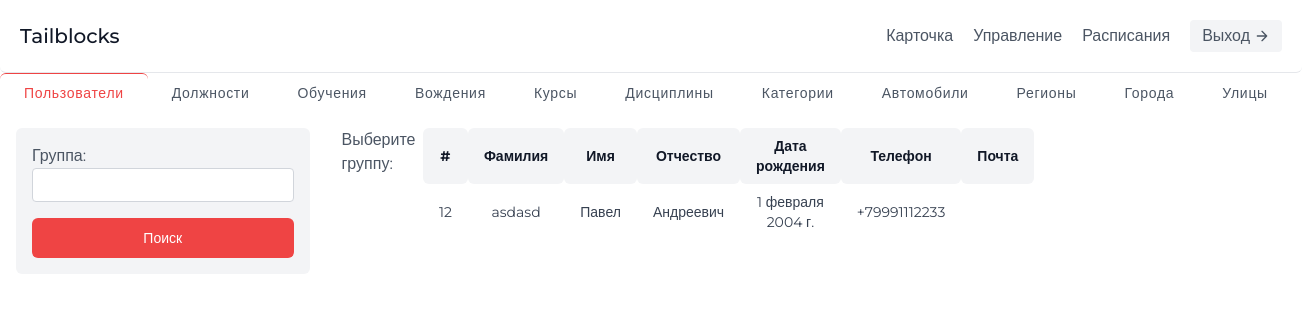
The page /by-groups/ on the database as committed earlier.
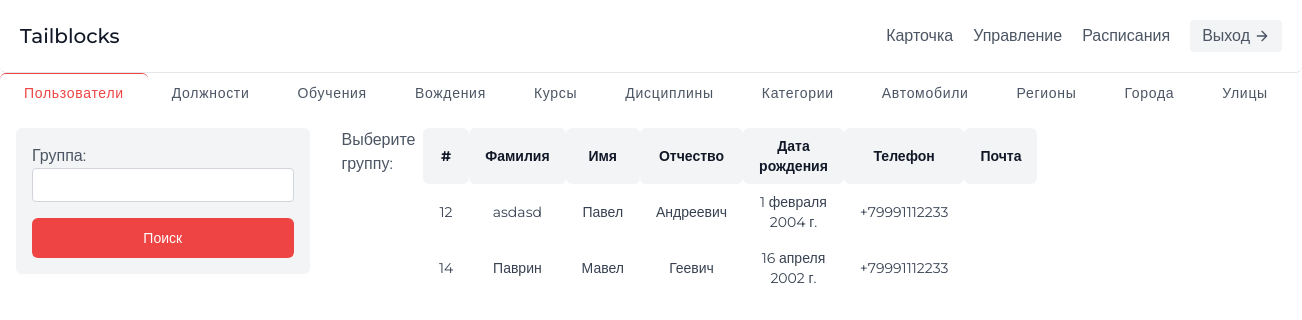
The same page on the database as committed later.
### app/models.py (models this page shows, shortened)
class User(AbstractUser):
    patronymic = models.CharField(blank=True, null=True, max_length=255, verbose_name='Отчество')
    date_of_birthday = models.DateField(blank=True, null=True, verbose_name='Дата рождения')
    passport_series = models.IntegerField(blank=True, null=True, verbose_name='Серия')
    passport_number = models.IntegerField(blank=True, null=True, verbose_name='Номер')
    date_references = models.DateField(blank=True, null=True, verbose_name='Дата выдачи')
    by_whom = models.CharField(blank=True, null=True, max_length=255, verbose_name='Кем выдан')
    id_region = models.ForeignKey(Region, on_delete=models.CASCADE, blank=True, null=True, verbose_name='Регион')
    id_city = models.ForeignKey(City, on_delete=models.CASCADE, blank=True, null=True, verbose_name='Город')
    id_street = models.ForeignKey(Street, on_delete=models.CASCADE, blank=True, null=True, verbose_name='Улица')
    house = models.CharField(blank=True, null=True, max_length=4, verbose_name='Дом')
    apartment = models.IntegerField(blank=True, null=True, verbose_name='Квартира')
    tel = models.CharField(blank=True, null=True, max_length=12, verbose_name='Телефон')
    status = models.CharField(max_length=255, blank=True, null=True, verbose_name='Статус')
    is_cursant = models.BooleanField(default=False, blank=True, verbose_name='Курсант')
    id_post = models.ForeignKey('Post', on_delete=models.CASCADE, blank=True, null=True, verbose_name='Должность')
    is_worker = models.BooleanField(default=False, blank=True, verbose_name='Сотрудник')
    class Meta:
        verbose_name = 'пользователь'
        verbose_name_plural = 'пользователи'

### app/views.py (the view)
# urls.py: path('by-groups/', ControlView.usersByGroupPage, name='by-grops'),
    def usersByGroupPage(request):
        form = WorkerGetUsersByGroupForm()
        users = User.objects.filter(is_cursant=True)
        if request.method == 'POST':
            form = WorkerGetUsersByGroupForm(request.POST)
            if form.is_valid():
                group = form.cleaned_data['type_class']
                users = User.objects.filter(schedule__id_discipline__type_class=group, is_cursant=True).order_by('schedule__id_discipline')
        return render(request, 'worker/groups.html', {'users': users, 'form': form})

### app/forms.py
class WorkerGetUsersByGroupForm(forms.ModelForm):
    class Meta:
        model = Discipline
        fields = ['type_class']

### templates/worker/groups.html (shortened to what the changed rows need)
{% extends '../base.html' %} {% load static %} {% block title %} Группы {% endblock title %} {% block content %}
<main>
	<section class="text-gray-600 flex flex-col body-font">
		<div class="{% if form %} grid grid-cols-4 {% endif %}">
		<div class="grid grid-cols-4">
			<div class="col-span-3 pr-4 px-4 w-full">
				<table class="table-auto w-full">
					<thead class="text-gray-900 w-full font-medium text-sm bg-gray-100">
						<tr class="w-full">
							<th class="px-4 py-2 w-min">#</th>
							<th class="w-auto px-4 py-2">Фамилия</th>
							<th class="w-auto px-4 py-2">Имя</th>
							<th class="w-auto px-4 py-2">Отчество</th>
							<th class="w-auto px-4 py-2">Дата рождения</th>
							<th class="w-auto px-4 py-2">Телефон</th>
							<th class="w-auto px-4 py-2">Почта</th>
						</tr>
					</thead>
					<tbody class="text-gray-700 text-sm overflow-y-auto">
						{% for item in users %}
						<tr>
							<td class="px-4 py-2 text-center">{{item.id}}</td>
							<td class="px-4 py-2 text-center">{{item.last_name}}</td>
							<td class="px-4 py-2 text-center">{{item.first_name}}</td>
							<td class="px-4 py-2 text-center">{{item.patronymic}}</td>
							<td class="px-4 py-2 text-center">{{item.date_of_birthday}}</td>
							<td class="px-4 py-2 text-center">{{item.tel}}</td>
							<td class="px-4 py-2 text-center">{{item.email}}</td>
						</tr>
						{% endfor %}
					</tbody>
				</table>
			</div>
		</div>
	</section>
</main>
{% endblock content %}

Rows that differ between the two databases and show on the page:
added User: id "14", last_name "Паврин", first_name "Мавел", patronymic "Геевич", date_of_birthday "16 апреля 2002 г.", tel "+79991112233"
